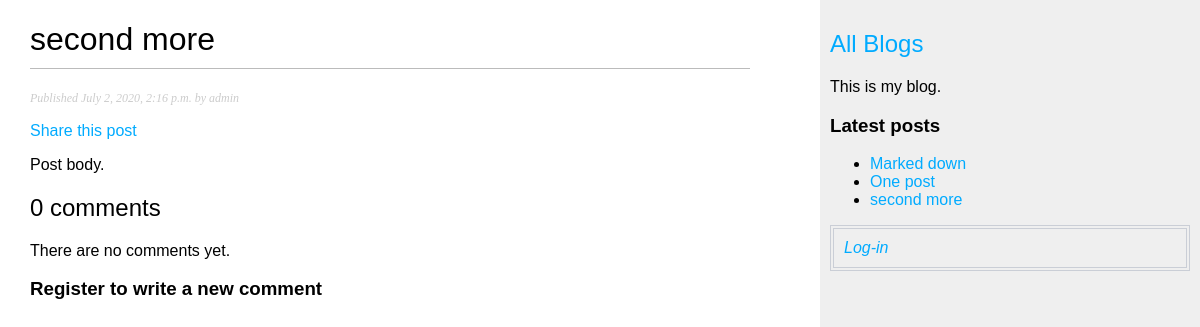
Before: /en/blog/2020/7/2/one-more-post/ with the older database file.
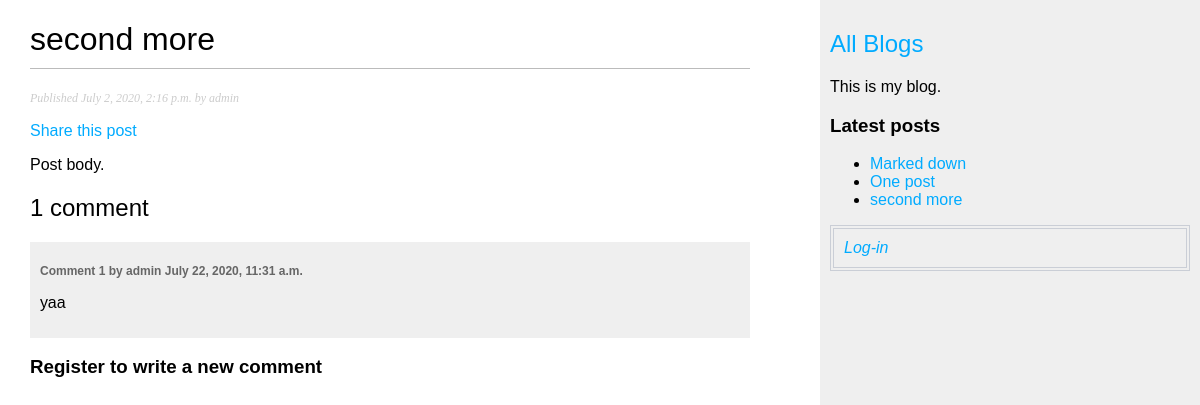
After: the same page with the newer database file.
### blog/models.py (models this page shows, shortened)
class Post(models.Model):
    objects = models.Manager()  # The default manager.
    published = PublishedManager()
    title = models.CharField(_('title'),max_length = 250)
    slug = models.SlugField(max_length = 250,
                            unique_for_date = 'publish')
    author = models.ForeignKey(
        User, on_delete = models.CASCADE,
        related_name = 'blog_posts')
    body = models.TextField()
    publish = models.DateTimeField(default = timezone.now)
    created = models.DateTimeField(auto_now_add = True)
    updated = models.DateTimeField(auto_now = True)
    STATUS_CHOICES = (
        ('draft', 'Draft'),
        ('published', 'Published')
    )
    status = models.CharField(_('status'),
                              max_length = 10,
                              choices = STATUS_CHOICES,
                              default = 'draft')
    def get_absolute_url(self):
        return reverse('blog:post_detail',
                       args = [self.publish.year,
                               self.publish.month,
                               self.publish.day,
                               self.slug],
                       )
    class Meta:
        ordering = ('-publish',)

class Comment(models.Model):
    post = models.ForeignKey(Post,
                             on_delete = models.CASCADE,
                             related_name = 'comments')
    author = models.ForeignKey(User,
                               on_delete = models.CASCADE,
                               related_name = 'comments')
    body = models.TextField()
    created = models.DateTimeField(auto_now_add = True)
    class Meta:
        ordering = ('created',)

### blog/views.py (the view)
def post_detail(request, year, month, day, post):
    post = get_object_or_404(Post, slug = post,
                             status = 'published',
                             publish__year = year,
                             publish__month = month,
                             publish__day = day)
    comments = post.comments
    new_comment = None
    if request.method == 'POST':
        comment_form = CommentForm(data = request.POST)
        if comment_form.is_valid() and \
                comments.filter(author = request.user).count() == 0 or not \
                comment_form.data['body'] == comments.filter(author = request.user).last().body:
            new_comment = comment_form.save(commit = False)
            new_comment.post = post
            new_comment.author = request.user
            new_comment.save()
    else:
        comment_form = CommentForm()
    return render(request,
                  'blog/post/detail.html',
                  {'post': post,
                   'comments': comments,
                   'new_comment': new_comment,
                   'comment_form': comment_form})

### blog/models.py (called while the page is built)
    def get_queryset(self):
        return super().get_queryset().filter(status = 'published')

### blog/templatetags/blog_tags.py (called while the page is built)
@register.inclusion_tag('blog/post/latest.html')
def show_latest_posts(count = 2):
    latest_posts = Post.published.order_by('-publish')[:count]
    return {'latest_posts': latest_posts}

@register.filter(name = 'markdown')  # другое название тега. Хоть он тут ..._format но будет называться именно markdown
def markdown_format(text):
    return mark_safe(markdown.markdown(text))

### cart/context_processors.py (called while the page is built)
def cart(request):
    return {'cart': Cart(request)}

### blog/templates/blog/post/detail.html (shortened to what this page needs)
{% extends "blog/base.html" %}
{% load blog_tags %}
{% load i18n %}
{% block content %}
<h1>{{ post.title }}</h1>
<p class="date">
	Published {{ post.publish }} by {{ post.author }}
</p>
<p>
	<a href="{% url 'blog:post_share' post.id %}">
		Share this post
	</a>
</p>
{{ post.body|markdown }}
{% with comments.count as total_comments %}
<h2>
</h2>
{% endwith %}
{% for comment in comments.all %}
<div class="comment">
	<p class="info">
		Comment {{ forloop.counter }} by {{ comment.author }}
		{{ comment.created }}
	</p>
	{{ comment.body|linebreaks }}
</div>
{% empty %}
<p>There are no comments yet.</p>
{% endfor %}
{% if request.user.is_authenticated %}
{% if new_comment %}
<h2>Your comment has been added.</h2>
{% else %}
<h2>Add a new comment</h2>
<form method="post">
	{{ comment_form.as_p }}
	{% csrf_token %}
	<p><input type="submit" value="Add comment"></p>
</form>
{% endif %}
{% else %}
<h3> Register to write a new comment </h3>
{% endif %}
{% endblock %}

### blog/templates/blog/post/latest.html
<ul>
	{% for post in latest_posts %}
	<li>
		<a href="{{ post.get_absolute_url }}">{{ post.title }}</a>
	</li>
	{% endfor %}
</ul>

Changed rows visible on the page:
added Comment: author "admin", created "July 22, 2020, 11:31 a.m.", body "уаа"
Other visible differences:
text no longer shown: "0 comments There are no comments yet."
text now shown: "1 comment"
